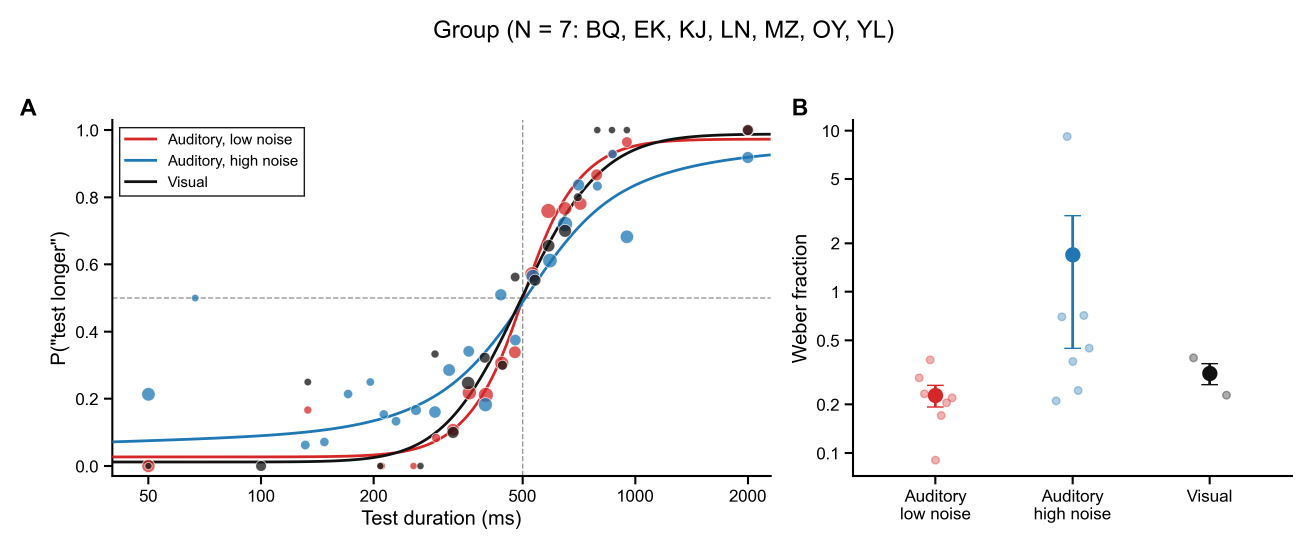
#> input picture av_dur_experiment_v2/results/figures/raw/fig1_unimodal_group_weber.png, 3936 x 1647 px (shown at 1/3 size); its folder holds only this picture in this run
$ python overview.py
#> lines starting #> are read from the running program, lines starting #| are printed output that depends on the picture
"""All-in-one overview sheets: the saved figure PNGs tiled onto one image per topic, each tile labelled with
its file name, plus every sheet as a page of one PDF. For a quick look, not for a paper (for that, draw
the panels together in matplotlib).

    python -m avdur_analysis.overview              # every sheet -> results/figures/overview/
    python -m avdur_analysis.overview raw models    # only these

Sheets read whatever is in results/figures/ now, so run the notebooks (or the figure functions) first.
SHEETS lists the files of each sheet as glob patterns, in order; a pattern with no match is skipped and
reported.
"""

from __future__ import annotations

import sys
from pathlib import Path

from . import data as D

FIG_ROOT = D.RESULTS / "figures"
OUT_DIR = FIG_ROOT / "overview"
SHEETS = {
    "raw": ("Raw data: unimodal, bimodal, conflict effect",
            ["raw/fig1_unimodal_all.png", "raw/fig1_unimodal_group_*.png", "raw/fig2_bimodal_all.png",
             "raw/fig2_bimodal_group.png", "raw/fig3_conflict_all_standard_pf.png",
             "raw/fig3_conflict_group_standard_pf.png"]),
    "order_sessions": ("Presentation order and sessions",
                       ["raw/fig5_order_unimodal_group.png", "raw/fig5_order_unimodal_all.png",
                        "raw/fig5_order_bimodal_group.png", "raw/fig5_order_bimodal_all.png",
                        "raw/fig6_sessions_group.png", "raw/fig6_sessions_all.png"]),
    "staircases": ("Staircases", ["raw/fig4_staircases_*_main.png", "raw/fig4_staircases_*_unimodal.png"]),
    "models": ("Models (no order): comparison and predictions",
               ["models/fig1_optimal_integration_*.png", "models/fig2_aic_heatmap.png",
                "models/fig3_delta_aic_bars.png", "models/fig4_group_delta_aic.png",
                "models/fig5_pse_models_group.png", "models/fig5_pse_models_all.png",
                "models/fig6_sigma_models_group.png", "models/fig6_sigma_models_all.png",
                "models/fig7_posterior_common_group.png", "models/fig7_posterior_common_all.png"]),
    "order_models": ("Order-aware models (memory contraction)",
                     ["order_models/fig_fit_summary.png", "order_models/fig_aic_heatmap.png",
                      "order_models/fig_predictions_shift_ms_group.png",
                      "order_models/fig_predictions_shift_ms_all.png", "order_models/fig_predictions_sigma_all.png"]),
    "recovery": ("Model and parameter recovery",
                 ["recovery/fig_model_recovery_aic.png", "recovery/fig_model_recovery_bic.png",
                  "recovery/fig_parameter_recovery.png"]),
}
TILE_W, COLS, PAD, LABEL_H, TITLE_H = 900, 2, 16, 30, 70
WIDE = 2.6          # width / height above which a figure spans the whole sheet


def _font(size):
    from PIL import ImageFont
    import matplotlib
    path = Path(matplotlib.get_data_path()) / "fonts" / "ttf" / "DejaVuSans.ttf"
    try:
        return ImageFont.truetype(str(path), size)
    except OSError:
        return ImageFont.load_default()


def files_for(name):
    """The PNGs of one sheet in order, and the patterns that matched nothing."""
    files, missing = [], []
    for pattern in SHEETS[name][1]:
        hits = sorted(FIG_ROOT.glob(pattern))
        files += [h for h in hits if h not in files]
        if not hits:
            missing.append(pattern)
    return files, missing


def contact_sheet(files, out, title="", tile_w=TILE_W, cols=COLS):
    """Tile PNGs (resized to tile_w wide) in rows of `cols`, each with its file name above it; a figure wider
    than WIDE x its height gets a full-width row, and so does a landscape figure left alone in a row. Returns the PIL image and saves it to `out` (None: do not
    save)."""
#> called with tile_w = 900, cols = 2
    from PIL import Image, ImageDraw
    tiles = []
    for f in files:
        im = Image.open(f).convert("RGB")
        tiles.append((Path(f), im.resize((tile_w, max(1, round(im.height * tile_w / im.width))), Image.LANCZOS)))
    full_w = cols * tile_w + (cols - 1) * PAD
    rows, row = [], []
    for f, im in tiles:                              # a wide figure (strip of panels) gets a row of its own
        if Image.open(f).width / Image.open(f).height > WIDE:
            if row:
                rows.append(row)
                row = []
            big = Image.open(f).convert("RGB")
            rows.append([(f, big.resize((full_w, max(1, round(big.height * full_w / big.width))), Image.LANCZOS))])
            continue
        row.append((f, im))
        if len(row) == cols:
            rows.append(row)
            row = []
    if row:
        rows.append(row)
    for i, r in enumerate(rows):                     # a lone landscape figure in a row: use the whole width
        if len(r) == 1 and r[0][1].width < full_w and r[0][1].width >= r[0][1].height:
            big = Image.open(r[0][0]).convert("RGB")
            rows[i] = [(r[0][0], big.resize((full_w, max(1, round(big.height * full_w / big.width))), Image.LANCZOS))]
    heights = [LABEL_H + max(im.height for _, im in r) + PAD for r in rows]
#> heights = [806]
    width = cols * tile_w + (cols + 1) * PAD
    sheet = Image.new("RGB", (width, (TITLE_H if title else PAD) + sum(heights)), "white")
#> sheet: PIL image 1848x876 RGB; every value is 255
    draw = ImageDraw.Draw(sheet)
    if title:
        draw.text((PAD, 18), title, fill="black", font=_font(34))
    y = TITLE_H if title else PAD
    for r, h in zip(rows, heights):
        for c, (f, im) in enumerate(r):
            x = PAD + c * (tile_w + PAD)
            draw.text((x, y + 4), f"{f.parent.name}/{f.name}", fill=(90, 90, 90), font=_font(18))
            sheet.paste(im, (x, y + LABEL_H))
        y += h
#> this loop made 1 pass
#> (h, y) on pass 1: (806, 876)
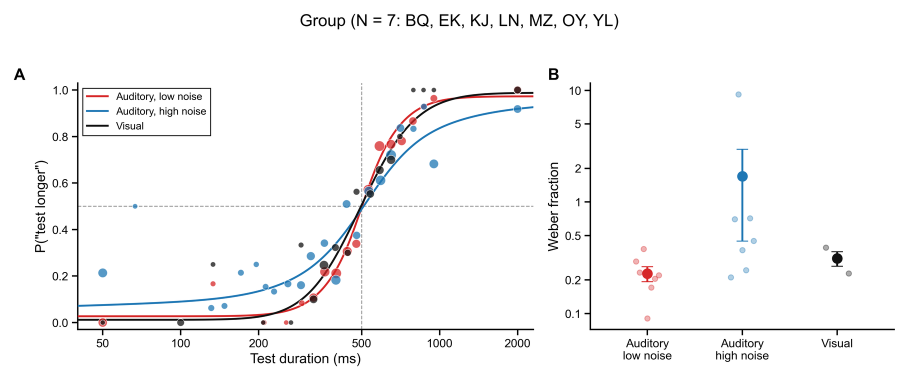
#> im: PIL image 1816x760 RGB (shown at 1/2 size); mean R, G, B 247.8, 247.5, 247.8
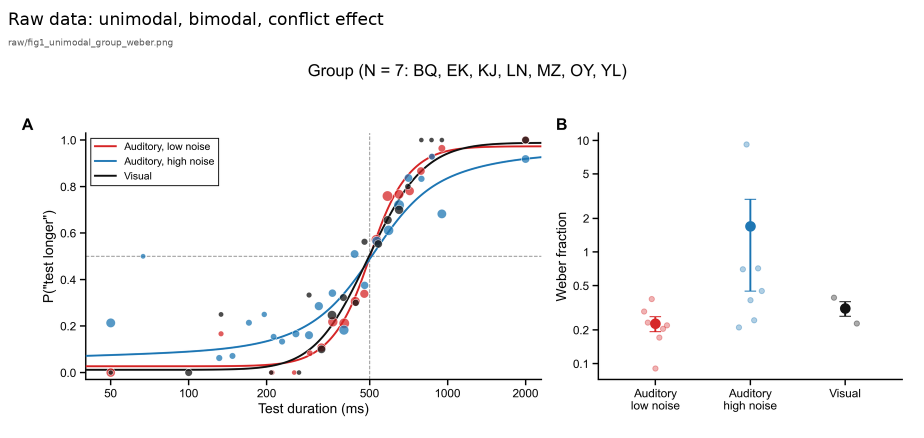
#> sheet: PIL image 1848x876 RGB (shown at 1/2 size); mean R, G, B 247.9, 247.6, 247.9
#> after the loop, y = 876
    if out is not None:
        Path(out).parent.mkdir(parents=True, exist_ok=True)
        sheet.save(out)
    return sheet


def make(names=None, pdf=True, verbose=True):
    """Write results/figures/overview/<sheet>.png for every sheet (or `names`) and overview.pdf with one
    page per sheet. Returns {sheet: path}."""
    out = {}
    pages = []
    for name in names or SHEETS:
        files, missing = files_for(name)
        if verbose and missing:
            print(f"[overview] {name}: no file for {', '.join(missing)}")
        if not files:
            continue
        path = OUT_DIR / f"{name}.png"
        pages.append(contact_sheet(files, path, SHEETS[name][0]))
        out[name] = path
        if verbose:
            print(f"[overview] {path.relative_to(D.RESULTS.parent)} ({len(files)} figures)")
#| [overview] results/figures/overview/raw.png (1 figures)
    if pdf and pages and names is None:
        pages[0].save(OUT_DIR / "overview.pdf", save_all=True, append_images=pages[1:], resolution=150)
        out["pdf"] = OUT_DIR / "overview.pdf"
    return out


if __name__ == "__main__":
    make(sys.argv[1:] or None)
